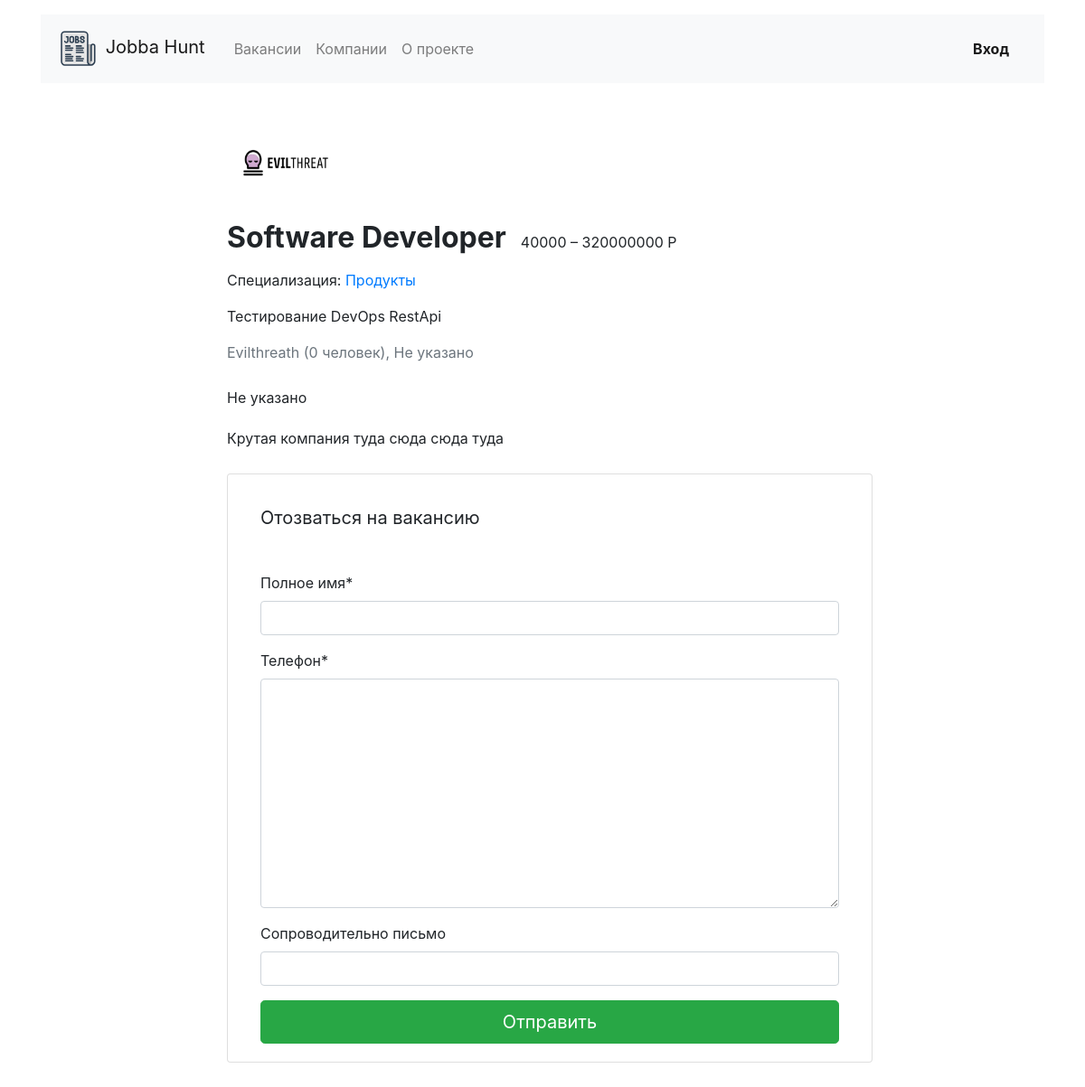
/jobs/7/, run on the app's committed database.
### jobs/models.py (models this page shows, shortened)
class Vacancy(models.Model):
    title = models.CharField(max_length=64)
    specialty = models.ForeignKey(Specialty,
                                  on_delete=models.CASCADE,
                                  related_name='vacancies')
    company = models.ForeignKey(Company, on_delete=models.CASCADE, related_name='vacancies')
    skills = models.ManyToManyField(Skill, related_name='vacancies')
    description = models.CharField(max_length=256)
    salary_min = models.PositiveIntegerField()
    salary_max = models.PositiveIntegerField()
    published_at = models.DateField(auto_now_add=True)

class Company(models.Model):
    name = models.CharField(max_length=64)
    location = models.CharField(max_length=64)
    logo = models.ImageField(upload_to=settings.MEDIA_COMPANY_IMAGE_DIR)
    description = models.CharField(max_length=256)
    employee_count = models.PositiveIntegerField()
    owner = models.OneToOneField('accounts.CustomUser',
                                 on_delete=models.CASCADE,
                                 related_name='company',
                                 default=None,
                                 null=True)

class Specialty(models.Model):
    code = models.CharField(max_length=64)
    title = models.CharField(max_length=64)
    picture = models.ImageField(upload_to=settings.MEDIA_SPECIALITY_IMAGE_DIR)
    def __str__(self):
        return self.title

class Skill(models.Model):
    title = models.CharField(max_length=64)

### jobs/views.py (the view)
# urls.py: path('jobs/<int:id>/', JobView.as_view(), name='job_detail'),
class JobView(View):
    template_name = "jobs/job.html"
    def get(self, request, id: int):
        vacancy = Vacancy.objects.filter(pk=id).first()
        if vacancy == None:
            raise Http404
        if request.user.is_authenticated:
            form = ApplicationForm(initial={'full_name': request.user.get_full_name()})
        else:
            form = ApplicationForm()
        return render(
            request,
            self.template_name,
            context={
                "vacancy": vacancy,
                'form': form
            }
        )

### accounts/forms.py
class ApplicationForm(forms.ModelForm):
    class Meta:
        model = Application
        fields = ('full_name', 'phone_number', 'written_cover_letter')
        labels = {
            'full_name': "Полное имя",
            'phone_number': "Телефон",
            'written_cover_letter': "Сопроводительно письмо",
        }

### templates/jobs/job.html (shortened to what this page needs)
{% extends 'base_with_menu.html' %}
{% block content %}
{% load crispy_forms_tags %}
<main class="container mt-3 pb-5">
    <div class="row mt-5">
        <div class="col-12 col-lg-2">
        </div>
        <div class="col-12 col-lg-8">
            <section class="pl-3">
                <a href="{% url 'company_detail' vacancy.company.pk %}"><img src="{{ vacancy.company.logo.url }}"
                        width="130" height="80" alt=""></a>
                <div class="d-flex align-items-baseline align-content-baseline">
                    <h1 class="h2 mt-4 font-weight-bold">{{ vacancy.title }}</h1>
                    <p class="m-0 pl-3">{{ vacancy.salary_min }} – {{ vacancy.salary_max }} Р</p>
                </div>
                <div class="py-2">Специализация:
                    <a href="{% url 'specialization_detail' vacancy.specialty.code %}"
                        class=" pb-2">{{ vacancy.specialty }}</a>
                </div>
                <p class="mt-2">
                    {% for skill in vacancy.skills.all %}
                    {{ skill.title }}
                    {% endfor %}
                </p>
                <p class="text-muted mb-4">{{ vacancy.company.name|title }} ({{ vacancy.company.employee_count }}
                    человек),
                    {{ vacancy.company.location }}</p>
                <div style="line-height: 1.8;">
                    <p>{{ vacancy.company.description }}</p>
                    <p>{{ vacancy.description }}</p>
                </div>
                <form method="post" action="send" class="card mt-4 mb-3">
                    <div class="card-body mx-3">
                        <p class="h5 mt-3 font-weight-normal">Отозваться на вакансию</p>
                        <div class="mt-5 form-label-group">
                            <table>{{ form|crispy }}</table>
                            <button type="submit" class="btn btn-success btn-lg btn-block">Отправить</button>
                        </div>
                    </div>
                </form>
            </section>
        </div>
    </div>
</main>
{% endblock %}

### data on the page
Vacancy: company.logo (picture), title "Software Developer", salary_min "40000", salary_max "320000000", specialty "Продукты", company.name "Evilthreath", company.employee_count "0", company.location "Не указано", company.description "Не указано", description "Крутая компания туда сюда сюда туда"
Skill: title "Тестирование"
Skill: title "DevOps"
Skill: title "RestApi"
